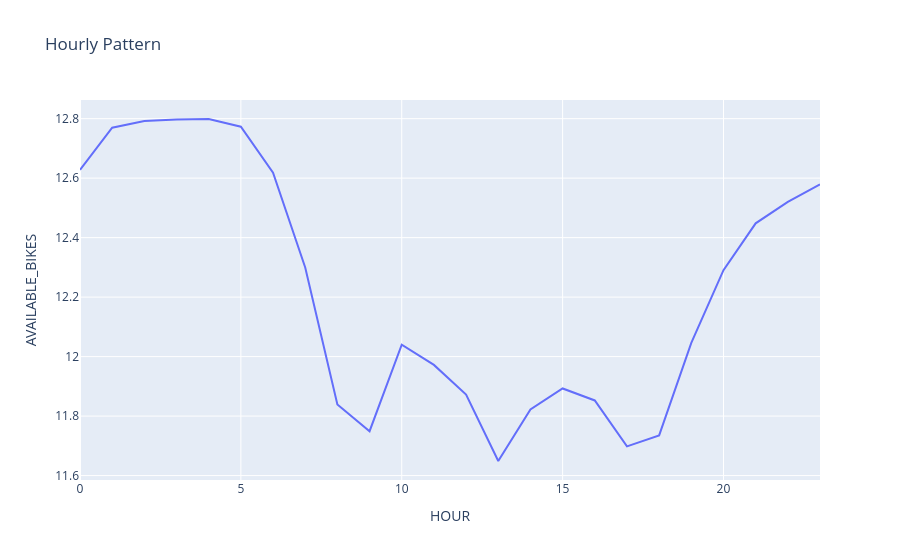

Notebook code for this chart:
### Markdown cell above
#### Hourly pattern

### Code cell
fig = px.line(
    data_hourly,
    x="HOUR",
    y="AVAILABLE_BIKES",
    title="Hourly Pattern"
)

fig.show()

### Figure 1 — Plotly figure (JSON) as saved in the notebook; plotly's stock layout.template omitted (floating-point values rounded to 4 significant figures)
{"data": [{"hovertemplate": "HOUR=%{x}<br>AVAILABLE_BIKES=%{y}<extra></extra>", "legendgroup": "", "line": {"color": "#636efa", "dash": "solid"}, "marker": {"symbol": "circle"}, "mode": "lines", "name": "", "orientation": "v", "showlegend": false, "type": "scatter", "x": [0, 1, 2, 3, 4, 5, 6, 7, 8, 9, 10, 11, 12, 13, 14, 15, 16, 17, 18, 19, 20, 21, 22, 23], "xaxis": "x", "y": [12.63, 12.77, 12.79, 12.8, 12.8, 12.77, 12.62, 12.3, 11.84, 11.75, 12.04, 11.97, 11.87, 11.65, 11.82, 11.89, 11.85, 11.7, 11.74, 12.05, 12.29, 12.45, 12.52, 12.58], "yaxis": "y"}], "layout": {"legend": {"tracegroupgap": 0}, "title": {"text": "Hourly Pattern"}, "xaxis": {"anchor": "y", "domain": [0, 1], "title": {"text": "HOUR"}}, "yaxis": {"anchor": "x", "domain": [0, 1], "title": {"text": "AVAILABLE_BIKES"}}}}
